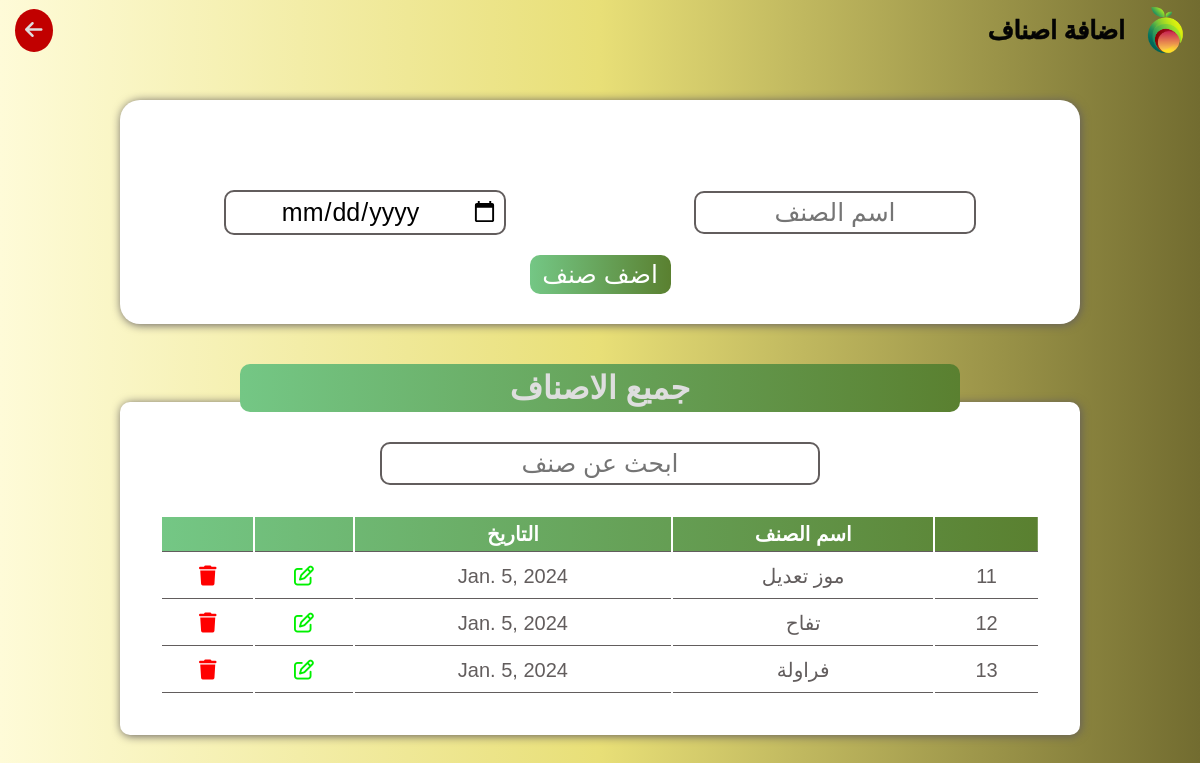
/items, run on the app's committed database.
### user/models.py (models this page shows, shortened)
class Item(models.Model):
    name = models.CharField(max_length=100)
    price = models.DecimalField(max_digits=5, decimal_places=2, default=0)
    date = models.DateField(default=timezone.now().date())

### user/views.py (the view, shortened to what this page needs)
# urls.py: path('items',views.add_items, name='items' ),
def add_items(request):
    item = Item.objects.all()
    context = {'item':item}
    return render(request,"kinds.html",context)

### templates/kinds.html (shortened to what this page needs)
{% load static %}
<!DOCTYPE html>
<html lang="en">
<head>
    <link rel="stylesheet" href="https://cdnjs.cloudflare.com/ajax/libs/font-awesome/6.5.1/css/all.min.css" />
    <link rel="stylesheet" href="{% static "css/main.css" %}">
</head>
<body>
    <header>
        <div class="main">
            <img src="{% static "images/logo.png" %}" alt="">
            <h1>اضافة اصناف</h1>
        </div>
        <a href="{% url "home" %}"><i class="fa-solid fa-arrow-left"></i></a>
    </header>
    <div class="todayscar">
        <form method="POST" class="addcar" action="{% url "items" %}">
            <ul class="messages">
            </ul>
            <div>
                <input name='name' type="text" placeholder="اسم الصنف">
                <input name='date' type="date" placeholder="التاريخ">
            </div>
            <button class="addbtn">اضف صنف</button>
        </form>
        <div class="title">
            <h1>جميع الاصناف</h1>
        </div>
        <div class="table">
            <input id="searchbar" type="text" placeholder="ابحث عن صنف">
            <table>
                <thead>
                    <tr>
                        <th></th>
                        <th>اسم الصنف</th>
                        <th>التاريخ</th>
                        <th></th>
                        <th></th>
                    </tr>
                </thead>
                <tbody id="tablebody">
                    <tr>
                    {% for n in item  %}
                        <td>{{n.id}}</td>
                        <td>{{n.name}}</td>
                        <td>{{n.date}}</td>
                        <td><a href="{% url "itemupdate" n.id %}" id="editcar" class="btn" style="color: #00F000;"><i class="fa-regular fa-pen-to-square"></i></a></td>
                        <td><a href="{% url "itemdelete" n.id %}" id="deletecar" class="btn"  style="color: #FF0000;" ><i class="fa-solid fa-trash"></i></a></td>
                    </tr>
                    {% endfor %}
                </tbody>
            </table>
        </div>
    </div>
</body>
</html>

### _project/static/css/main.css (style rules this page uses)
* { padding: 0; margin: 0; box-sizing: border-box; font-family: Arial, Helvetica, sans-serif; }
body { min-height: 100vh; display: flex; align-items: center; flex-direction: column; background: linear-gradient(270deg,#726c30,#e8df77,#FEFBD8); }
header { display: flex; justify-content: space-between; align-items: center; direction: rtl; flex-direction: row; width: 100%; z-index: 103; padding: 5px 15px; background: linear-gradient(270deg,#726c30,#e8df77,#FEFBD8); }
header a { text-decoration: none; color: #dedede; background-color: #c10000; padding: 10px; font-size: 20px; border-radius: 50%; transition: 0.5s ease; }
header h1,header h2 { font-size: 25px;color: #040404;-webkit-text-stroke:0.5px #040404; }
header div { display: flex; align-items: center; gap: 20px; color: #fff; }
header img { width: 40px; }
.addnewcar,.todayscar { width: 100%; height: 100vh; display: flex; align-items:center; flex-direction: column; }
.addcar { direction: rtl; width: 80%; margin: 40px; padding: 30px 10px; display: flex; align-items: center; justify-content: space-around; flex-direction: column; gap: 20px; background-color: #fff; border-radius: 20px; box-shadow: 1px 1px 10px #625D5D; }
.addcar div { justify-content: space-around; width: 100%; display: flex; align-items: center; }
.addcar input,.addcar select { width: 30%; text-align: center; font-size: 25px; padding: 5px; border-radius: 10px; outline: none; border: 2px solid #625D5D; }
.addcar button { width: 15%; font-size: 25px; padding: 5px; color: #fff; background:linear-gradient(270deg,#5A8030,#74C785); border: none; border-radius: 10px; transition: 0.5s ease; cursor: pointer; }
.title { width: 60%; text-align: center; background: linear-gradient(270deg,#5A8030,#74C785); padding: 5px; border-radius: 10px; color: #dedede; z-index: 100; }
.table { margin: -10px; width: 80%; display: flex; justify-content: center; align-items: center; flex-direction: column; direction: rtl; background-color: #fff; padding: 40px; border-radius: 10px; box-shadow: 1px 1px 10px #625D5D; }
.table input { width: 50%; text-align: center; font-size: 25px; padding: 5px; outline: none; border-radius: 10px; border: 2px solid #625D5D; margin-bottom: 30px; }
.table table { width: 100%; text-align: center; }
.table table th { font-size: 20px; padding: 5px; border-bottom: 1px solid #625D5D; }
.table table td { font-size: 20px; border-bottom: 1px solid #625D5D; padding: 10px; color: #625D5D; }
.table table td .btn { border: none; background-color: transparent; font-size: 20px; }
.todayscar .table table thead,.window table thead,.bigcon table thead { background: linear-gradient(270deg,#5A8030,#74C785); }
.todayscar .table table th,.window table th { font-size: 20px; color: #fff; padding: 5px; border-bottom: 1px solid #625D5D; }
.table table td,.window table td { font-size: 20px; border-bottom: 1px solid #625D5D; padding: 10px; color: #625D5D; }
.table table td .btn,.window table td .btn { border: none; background-color: transparent; font-size: 20px; cursor: pointer; }
.messages { list-style-type: none; padding: 10px; margin: 10px 0; }

### data on the page
Item: id "11", name "موز تعديل", date "Jan. 5, 2024"
Item: id "12", name "تفاح", date "Jan. 5, 2024"
Item: id "13", name "فراولة", date "Jan. 5, 2024"
